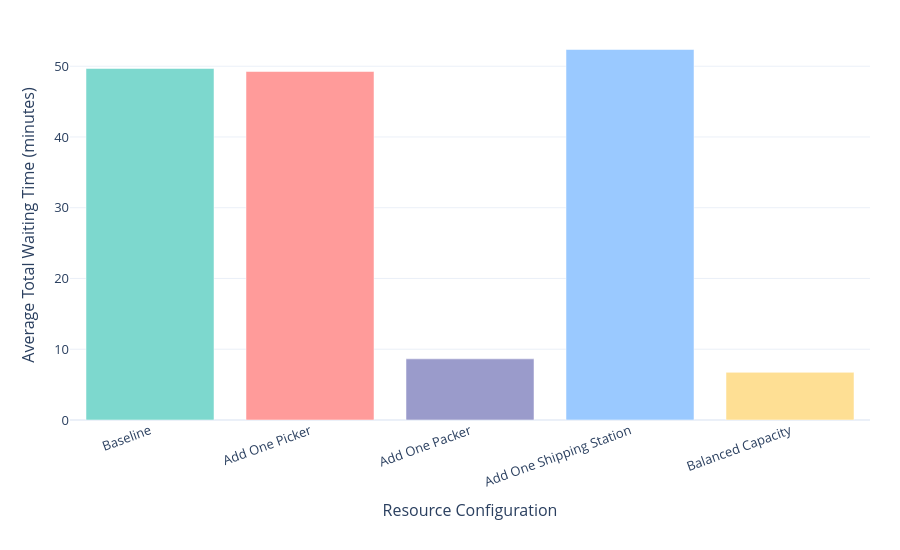

Write notebook code for a chart like this one.
### Code cell
# Interactive Figure 2:
# Average Total Waiting Time by Resource Configuration

figure2_df = (
    plot_df
    .set_index("scenario_name")
    .loc[scenario_order]
    .reset_index()
)

fig2_interactive = go.Figure()

fig2_interactive.add_trace(
    go.Bar(
        x=figure2_df["scenario_name"],
        y=figure2_df["avg_total_waiting_time_mean"],
        marker_color=scenario_colors,
        customdata=figure2_df["avg_total_waiting_time_mean"],
        hovertemplate=(
            "<b>%{x}</b><br>"
            "Average Total Waiting Time: %{customdata:.3f} minutes"
            "<extra></extra>"
        )
    )
)

fig2_interactive.update_layout(
    xaxis_title="Resource Configuration",
    yaxis_title="Average Total Waiting Time (minutes)",
    template="plotly_white",
    height=550,
    margin=dict(l=70, r=30, t=30, b=130),
    showlegend=False,
    font=dict(size=13)
)

fig2_interactive.update_xaxes(
    tickangle=-20
)

fig2_interactive.update_yaxes(
    rangemode="tozero"
)

figure2_html_path = (
    interactive_dir /
    "figure2_total_waiting_time.html"
)

fig2_interactive.write_html(
    figure2_html_path,
    include_plotlyjs="cdn",
    full_html=True,
    config={
        "responsive": True,
        "displaylogo": False
    }
)

print("Interactive Figure 2 saved to:")
print(figure2_html_path)

fig2_interactive.show()

### Figure 1 — Plotly figure (JSON) as saved in the notebook; plotly's stock layout.template omitted (floating-point values rounded to 4 significant figures)
{"data": [{"customdata": [49.68, 49.25, 8.643, 52.36, 6.737], "hovertemplate": "<b>%{x}</b><br>Average Total Waiting Time: %{customdata:.3f} minutes<extra></extra>", "marker": {"color": ["#7DD8CE", "#FF9B9A", "#9A9BCB", "#9AC9FF", "#FEDF94"]}, "type": "bar", "x": ["Baseline", "Add One Picker", "Add One Packer", "Add One Shipping Station", "Balanced Capacity"], "y": [49.68, 49.25, 8.643, 52.36, 6.737]}], "layout": {"font": {"size": 13}, "height": 550, "margin": {"b": 130, "l": 70, "r": 30, "t": 30}, "showlegend": false, "xaxis": {"tickangle": -20, "title": {"text": "Resource Configuration"}}, "yaxis": {"rangemode": "tozero", "title": {"text": "Average Total Waiting Time (minutes)"}}}}
